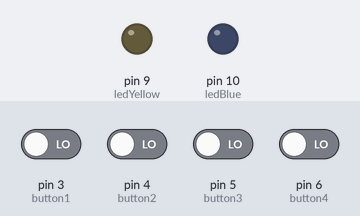
A sketch run on a simulated Arduino Uno, built with avr-gcc and run on an emulated ATmega328P. Parts: output pins drawn as LEDs (lit = HIGH). Inputs (shaded band) come from the test bench; at power-on: pin 3 (button1), pin 4 (button2), pin 5 (button3), pin 6 (button4) LOW.

Above: at 1.2 s.
1.3 s: pin 3 (button1) driven HIGH and pin 5 (button3) driven HIGH
At 2.0 s:
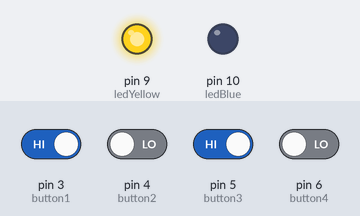
2.8 s: pin 3 (button1) driven LOW
At 3.2 s:
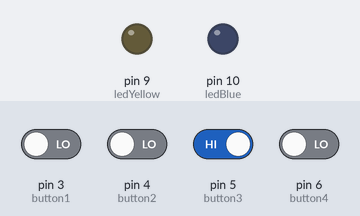
4.3 s: pin 3 (button1) driven HIGH
At 5.5 s:
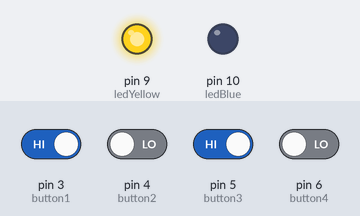
5.8 s: pin 3 (button1) driven LOW and pin 4 (button2) driven HIGH and pin 5 (button3) driven LOW and pin 6 (button4) driven HIGH
At 6.6 s:
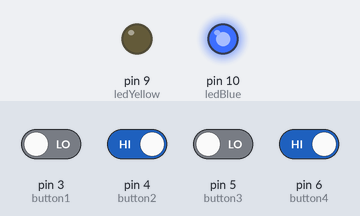
Timing chart, 0 to 8.3 s (numbered marks = the images above; inputs shaded):
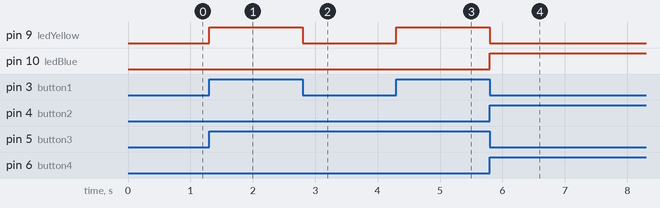

The sketch:

combinationLock-week4.ino
```cpp
const int button1 = 3;
const int button2 = 4;
const int button3 = 5;
const int button4 = 6;

const int ledYellow = 9;
const int ledBlue = 10;

int button1State = 0;
int button2State = 0;
int button3State = 0;
int button4State = 0;

int ledYellowState = LOW;
int ledBlueState = LOW;

void setup() {
  pinMode(button1, INPUT);
  pinMode(button2, INPUT);
  pinMode(button3, INPUT);
  pinMode(button4, INPUT);

  pinMode(ledYellow, OUTPUT);
  pinMode(ledBlue, OUTPUT);

}

void loop() {
  button1State = digitalRead(button1);
  button2State = digitalRead(button2);
  button3State = digitalRead(button3);
  button4State = digitalRead(button4);

  if (button1State == HIGH && button3State == HIGH && button2State == LOW && button4State == LOW) {
    digitalWrite(ledYellow, HIGH);
    digitalWrite(ledBlue, LOW);
    }
  else if (button1State == LOW && button3State == LOW && button2State == HIGH && button4State == HIGH) {
    digitalWrite(ledYellow, LOW);
    digitalWrite(ledBlue, HIGH);
    }
  else {
    digitalWrite(ledYellow, LOW);
    digitalWrite(ledBlue, LOW);
    }

}
```

Measured:
- after the input at 1.3 s, pin 9 (ledYellow): LOW → HIGH at once
- after the input at 2.8 s, pin 9 (ledYellow): HIGH → LOW at once
- after the input at 4.3 s, pin 9 (ledYellow): LOW → HIGH at once
- after the input at 5.8 s, pin 9 (ledYellow): HIGH → LOW at once; pin 10 (ledBlue): LOW → HIGH at once
